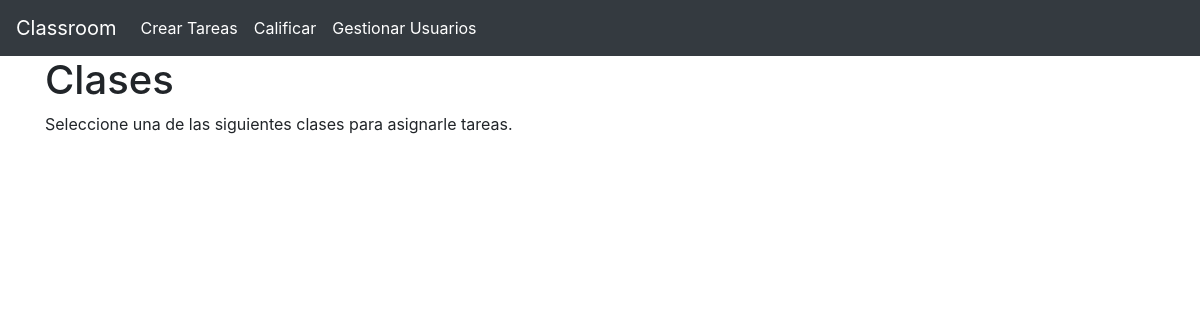
The app's page /crear_tareas (signed in), older data.
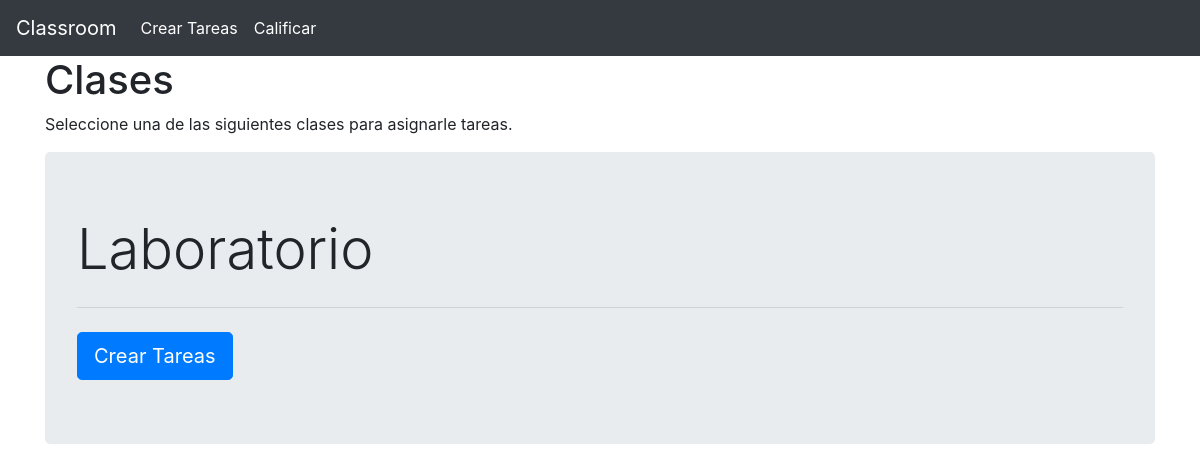
The same page, newer data.
### app.py (models this page shows)
class Clases(db.Model):
    Id                = db.Column(db.Integer, primary_key=True)
    Nombre            = db.Column(db.String(30), nullable=False)
    IdGrado           = db.Column(db.Integer, db.ForeignKey('grado.Id'), nullable=False)
    IdMaestro         = db.Column(db.Integer, db.ForeignKey('maestro.Id'), nullable=False)
    tareas            = db.relationship("Tareas", backref="tareasPorClase")

### app.py (the view)
@app.route("/crear_tareas")
def crearTareas():
    if not "type" in session:
        flash("Cuidado mano, que tengo tu ip")
        return redirect("/")
    if session["type"] != "Admin" and session["type"] != "Profe":
        flash("Cuidado mano, que tengo tu ip")
        return redirect("/")
    if not "id" in session:
        flash("Ha ocurrido un error, y no hemos podido idedentificar su id\
        , porfavor inicie sesion otra vez")
        return redirect("/login/maestro")
    clases = Clases.query.filter_by(IdMaestro=session["id"])
    return render_template("listaClases.html", clases=clases, type=session['type'])

### templates/listaClases.html
{% extends "base.html" %}
{% block contenido %}
<h1>Clases</h1>
<p>Seleccione una de las siguientes clases para asignarle tareas.</p>
    {% for clase in clases %}
        <div class="row">
            <div class="col-lg">
                <div class="jumbotron">
                    <h1 class="display-4">{{ clase.Nombre }}</h1>
                    <hr class="my-4">
                    <a class="btn btn-primary btn-lg" href="/crear_tareas/{{ clase.Id }}" role="button">Crear Tareas</a>
                </div>
            </div>
        </div>
{% endfor %}
{% endblock %}

Row changes from the older to the newer data that the page shows:
added Clases: Nombre "Laboratorio"
Text that changed along with them:
text no longer shown: "Gestionar Usuarios"
